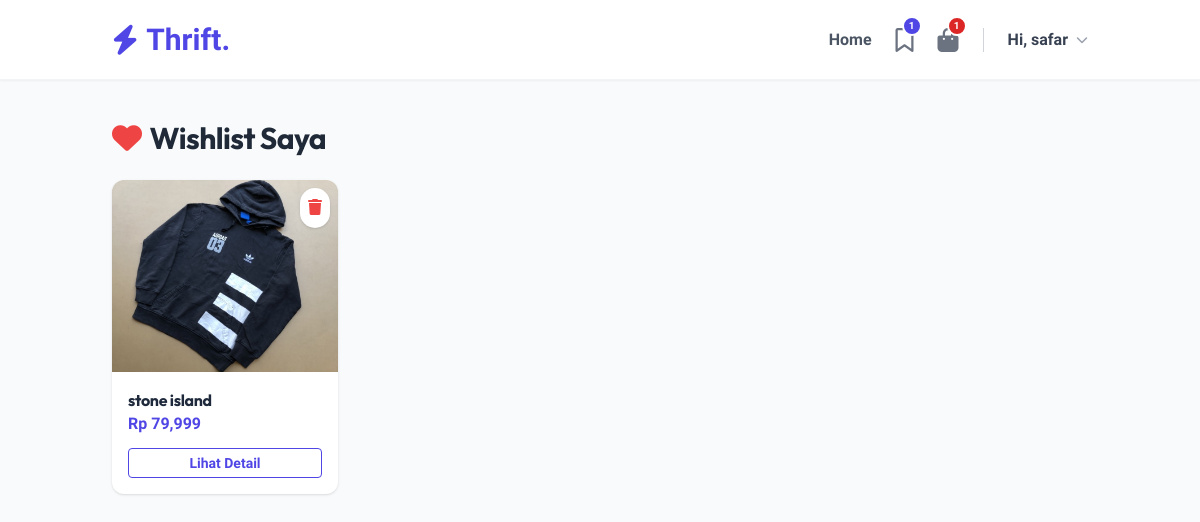
Page /wishlist (signed in) on the committed database.
### tables this page shows
CREATE TABLE `products` (
  `id` int(11) NOT NULL,
  `name` varchar(255) NOT NULL,
  `description` text DEFAULT NULL,
  `price` decimal(10,2) NOT NULL,
  `category` varchar(50) DEFAULT NULL,
  `size` varchar(10) DEFAULT NULL,
  `stock` int(11) DEFAULT 1,
  `image` varchar(255) DEFAULT NULL,
  `created_at` timestamp NOT NULL DEFAULT current_timestamp(),
  `discount_price` decimal(10,2) DEFAULT 0.00
);

### app/Controllers/WishlistController.php (called while the page is built, shortened)
<?php
require_once ROOT_PATH . '/app/Models/Wishlist.php';
class WishlistController {
    public function index() {
        $db = (new Database())->getConnection();
        $model = new Wishlist($db);
        $products = $model->getByUser($_SESSION['user_id']);
        require_once ROOT_PATH . '/views/wishlist/index.php';
    }
}
?>

### public/index.php (called while the page is built, shortened)
<?php
require_once ROOT_PATH . '/app/Controllers/WishlistController.php';
$router = new Router();
$router->add('/', 'HomeController', 'index');
$router->add('/product', 'ProductController', 'detail');
$router->add('/login', 'AuthController', 'login');
$router->add('/register', 'AuthController', 'register');
$router->add('/logout', 'AuthController', 'logout');
$router->add('/account', 'AuthController', 'account');
$router->add('/orders', 'AuthController', 'orders');
$router->add('/profile/edit', 'AuthController', 'editProfile');
$router->add('/profile/update', 'AuthController', 'updateProfile');
$router->add('/cart', 'CartController', 'index');
$router->add('/cart/add', 'CartController', 'add');
$router->add('/cart/remove', 'CartController', 'remove');
$router->add('/cart/clear', 'CartController', 'clear');
$router->add('/cart/buy-now', 'CartController', 'buyNow');
$router->add('/checkout', 'CartController', 'checkout');
$router->add('/checkout/process', 'CartController', 'processCheckout');
$router->add('/payment', 'CartController', 'payment');
$router->add('/order/confirm-payment', 'CartController', 'confirmPayment');
$router->add('/wishlist', 'WishlistController', 'index');
$router->add('/wishlist/toggle', 'WishlistController', 'toggle');
$router->add('/discussion/send', 'DiscussionController', 'send');
$router->add('/review/submit', 'ReviewController', 'submit');
$router->add('/admin', 'AdminController', 'index');
$router->add('/admin/products', 'AdminController', 'products');
$router->add('/admin/create', 'AdminController', 'create');
$router->add('/admin/store', 'AdminController', 'store');
$router->add('/admin/edit', 'AdminController', 'edit');
$router->add('/admin/update', 'AdminController', 'update');
$router->add('/admin/delete', 'AdminController', 'delete');
$router->add('/admin/orders', 'AdminController', 'orders');
$router->add('/admin/order-detail', 'AdminController', 'orderDetail');
$router->add('/admin/order-update', 'AdminController', 'updateOrder');
$router->add('/admin/delete-order', 'AdminController', 'deleteOrder');
$router->add('/admin/order/accept', 'AdminController', 'acceptPayment');
$router->add('/admin/payments', 'AdminController', 'payments');
$router->add('/admin/payments/create', 'AdminController', 'createPayment');
$router->add('/admin/payments/store', 'AdminController', 'storePayment');
$router->add('/admin/payments/edit', 'AdminController', 'editPayment');
$router->add('/admin/payments/update', 'AdminController', 'updatePayment');
$router->add('/admin/payments/delete', 'AdminController', 'deletePayment');
$router->add('/admin/discussions', 'AdminController', 'discussions');
$router->add('/admin/reply', 'AdminController', 'replyChat');
$router->dispatch($_SERVER['REQUEST_URI']);
?>

### app/Models/Wishlist.php (called while the page is built, shortened)
<?php
class Wishlist {
    private $conn;
    public function __construct($db) { $this->conn = $db; }
    public function getByUser($userId) {
        $query = "SELECT products.* FROM wishlists
                  JOIN products ON wishlists.product_id = products.id
                  WHERE wishlists.user_id = ? ORDER BY wishlists.created_at DESC";
        $stmt = $this->conn->prepare($query);
        $stmt->execute([$userId]);
        return $stmt->fetchAll(PDO::FETCH_ASSOC);
    }
}
?>

### views/wishlist/index.php (the view)
<?php include ROOT_PATH . '/views/layouts/header.php'; ?>
<div class="min-h-screen bg-gray-50 py-10 fade-in">
    <div class="container mx-auto px-6">
        <h1 class="text-3xl font-bold text-gray-800 mb-6 flex items-center gap-2">
            <i class="fas fa-heart text-red-500"></i> Wishlist Saya
        </h1>
        <?php if(empty($products)): ?>
            <div class="text-center py-20 bg-white rounded-xl shadow-sm">
                <i class="far fa-heart text-6xl text-gray-200 mb-4"></i>
                <p class="text-gray-500">Belum ada produk yang disukai.</p>
                <a href="/" class="text-indigo-600 font-bold mt-2 inline-block">Cari Produk Dulu</a>
            </div>
        <?php else: ?>
            <div class="grid grid-cols-1 md:grid-cols-4 gap-6">
                <?php foreach($products as $p): ?>
                <div class="bg-white rounded-xl shadow hover:shadow-lg transition overflow-hidden group">
                    <div class="relative h-48">
                        <img src="<?= $p['image'] ?>" class="w-full h-full object-cover">
                        <a href="/wishlist/toggle?id=<?= $p['id'] ?>" class="absolute top-2 right-2 bg-white text-red-500 p-2 rounded-full shadow hover:bg-red-50 transition">
                            <i class="fas fa-trash"></i>
                        </a>
                    </div>
                    <div class="p-4">
                        <h3 class="font-bold truncate"><?= $p['name'] ?></h3>
                        <p class="text-indigo-600 font-bold">Rp <?= number_format($p['price']) ?></p>
                        <a href="/product?id=<?= $p['id'] ?>" class="block mt-3 text-center border border-indigo-600 text-indigo-600 py-1 rounded hover:bg-indigo-600 hover:text-white transition text-sm font-bold">
                            Lihat Detail
                        </a>
                    </div>
                </div>
                <?php endforeach; ?>
            </div>
        <?php endif; ?>
    </div>
</div>
<?php include ROOT_PATH . '/views/layouts/footer.php'; ?>

### public/css/style.css (style rules this page uses)
:root { --primary: #4f46e5; --primary-dark: #3730a3; --accent: #f43f5e; --dark: #0f172a; --light: #f8fafc; }
body { font-family: 'Urbanist', sans-serif; background-color: #f8fafc; color: #1e293b; -webkit-font-smoothing: antialiased; overflow-x: hidden; }
h1, h2, h3, h4, h5, h6, .brand-font { font-family: 'Outfit', sans-serif; letter-spacing: -0.02em; }
.fade-in { animation: fadeInUp 0.6s ease-out forwards; opacity: 0; transform: translateY(20px); }

### rows in the picture
products: image (picture), name "stone island", price "79,999"

### other values in the picture
$wishlistCount "1"
$cartCount "1"
explode(' ', $_SESSION['name'] ?? 'User')[0] "safar"
